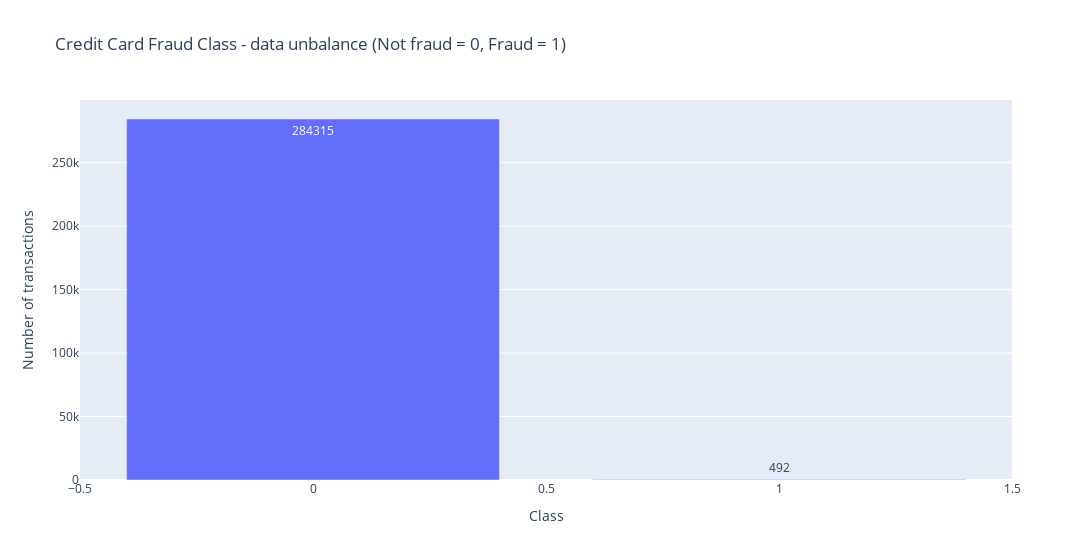

Write notebook code for a chart like this one.
### Markdown cell above
<center> There is no missing data in the entire dataset. But, the data was imbalanced. Let's check data unbalance with respect with target value, i.e. Class.</center>

### Code cell
temp = data_df["Class"].value_counts()
df = pd.DataFrame({'Class': temp.index,'values': temp.values})

trace = go.Bar(
    x = df['Class'],y = df['values'],
    name="Credit Card Fraud Class - data unbalance (Not fraud = 0, Fraud = 1)",
    #marker=dict(color="Blue"),
    text=df['values']
)
data = [trace]
layout = dict(title = 'Credit Card Fraud Class - data unbalance (Not fraud = 0, Fraud = 1)',
          xaxis = dict(title = 'Class', showticklabels=True), 
          yaxis = dict(title = 'Number of transactions'),
          hovermode = 'closest',width=1475
         )
fig = dict(data=data, layout=layout)
iplot(fig, filename='class')

### Figure 1 — Plotly figure (JSON) as saved in the notebook; plotly's stock layout.template omitted (floating-point values rounded to 4 significant figures)
{"data": [{"name": "Credit Card Fraud Class - data unbalance (Not fraud = 0, Fraud = 1)", "text": [284315, 492], "type": "bar", "x": [0, 1], "y": [284315, 492]}], "layout": {"hovermode": "closest", "title": {"text": "Credit Card Fraud Class - data unbalance (Not fraud = 0, Fraud = 1)"}, "width": 1475, "xaxis": {"showticklabels": true, "title": {"text": "Class"}}, "yaxis": {"title": {"text": "Number of transactions"}}}}
